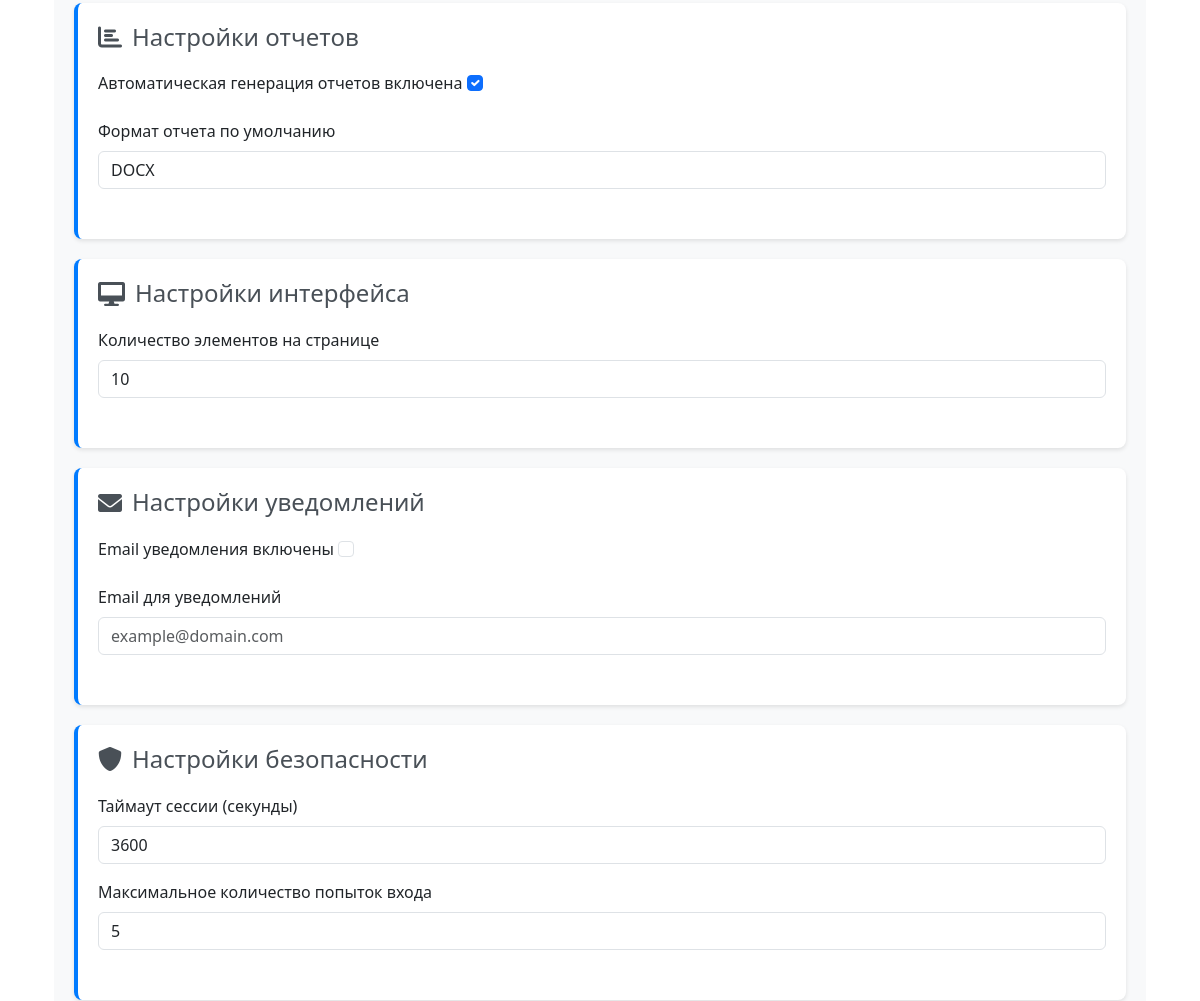
Page /users/admin/application-settings/ (signed in, middle part) on the earlier database version.
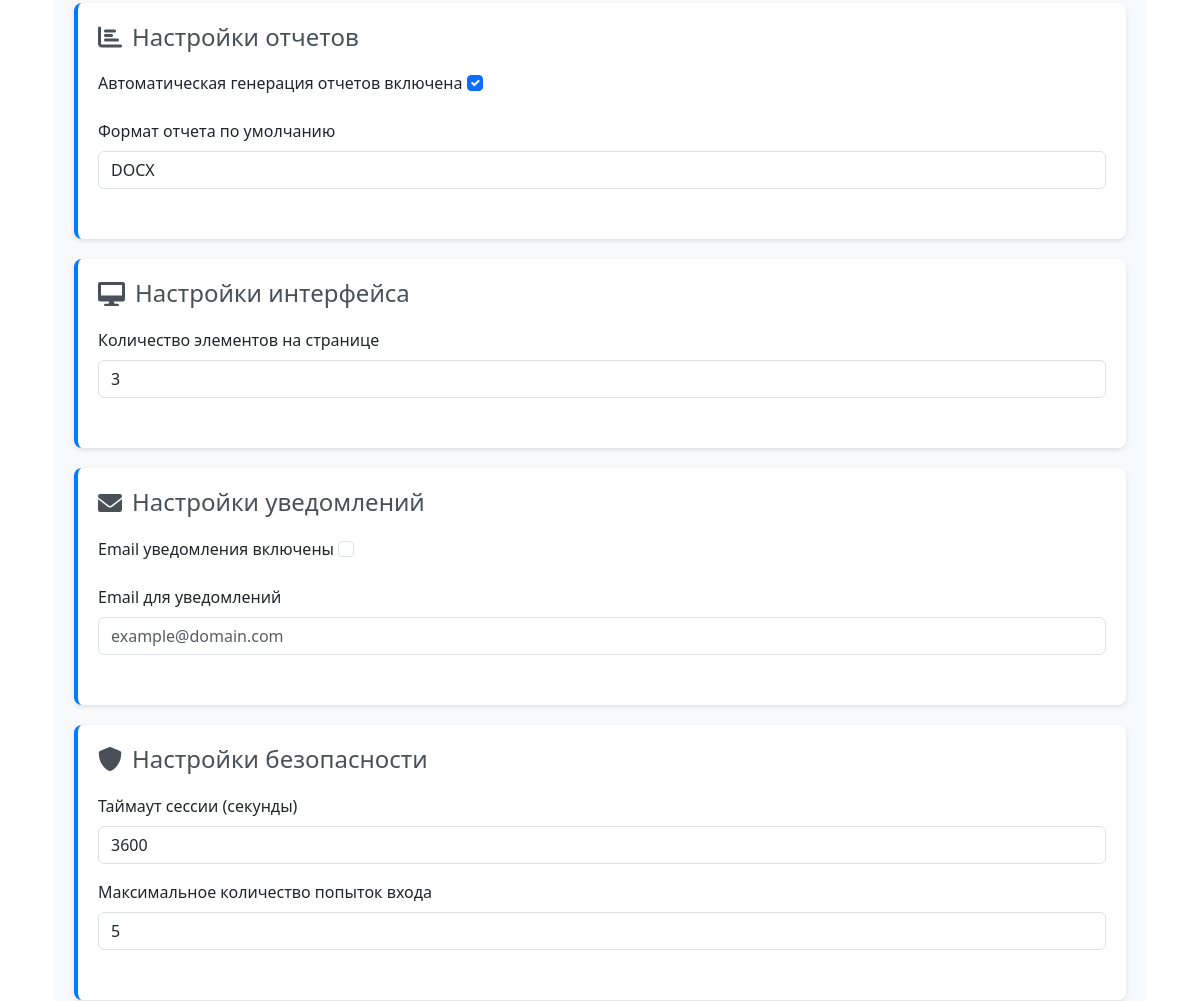
Same page on the later database version.
### settings/models.py (models this page shows, shortened)
class ApplicationSettings(models.Model):
    app_name = models.CharField(
        max_length=100,
        default='Document analyzer',
        verbose_name='Название приложения'
    )
    app_description = models.TextField(
        default='Система анализа документов',
        verbose_name='Описание приложения'
    )
    max_file_size = models.PositiveIntegerField(
        default=10485760,  # 10MB
        verbose_name='Максимальный размер файла (байты)'
    )
    allowed_file_types = models.TextField(
        default='docx,pdf',
        verbose_name='Разрешенные типы файлов (через запятую)'
    )
    auto_analysis_enabled = models.BooleanField(
        default=True,
        verbose_name='Автоматический анализ включен'
    )
    analysis_timeout = models.PositiveIntegerField(
        default=300,  # 5 минут
        verbose_name='Таймаут анализа (секунды)'
    )
    auto_reports_enabled = models.BooleanField(
        default=True,
        verbose_name='Автоматическая генерация отчетов включена'
    )
    default_report_format = models.CharField(
        max_length=10,
        choices=[('pdf', 'PDF'), ('docx', 'DOCX')],
        default='pdf',
        verbose_name='Формат отчета по умолчанию'
    )
    items_per_page = models.PositiveIntegerField(
        default=10,
        verbose_name='Количество элементов на странице'
    )
    email_notifications_enabled = models.BooleanField(
        default=False,
        verbose_name='Email уведомления включены'
    )
    notification_email = models.EmailField(
        blank=True,
        verbose_name='Email для уведомлений'
    )
    session_timeout = models.PositiveIntegerField(
        default=3600,  # 1 час
        verbose_name='Таймаут сессии (секунды)'
    )
    max_login_attempts = models.PositiveIntegerField(
        default=5,
        verbose_name='Максимальное количество попыток входа'
    )
    created_at = models.DateTimeField(auto_now_add=True, verbose_name='Создано')
    updated_at = models.DateTimeField(auto_now=True, verbose_name='Обновлено')
    updated_by = models.ForeignKey(
        User,
        on_delete=models.SET_NULL,
        null=True,
        blank=True,
        verbose_name='Обновлено пользователем'
    )
    class Meta:
        verbose_name = 'Настройки приложения'
        verbose_name_plural = 'Настройки приложения'
    @classmethod
    def get_settings(cls):
        settings, created = cls.objects.get_or_create(
            defaults={
                'app_name': 'Document analyzer',
                'app_description': 'Система анализа документов',
                'items_per_page': 10,
            }
        )
        return settings

### users/admin_views.py (the view, shortened to what this page needs)
# urls.py: path('admin/application-settings/', admin_views.AdminApplicationSettingsView.as_view(), name='admin_application_settings'),
class AdminApplicationSettingsView(AdminRequiredMixin, CreateView):
    model = ApplicationSettings
    form_class = ApplicationSettingsForm
    template_name = 'users/admin/application_settings.html'
    def get_object(self):
        return ApplicationSettings.get_settings()
    def get_form_kwargs(self):
        kwargs = super().get_form_kwargs()
        kwargs['instance'] = self.get_object()
        return kwargs
    def get_context_data(self, **kwargs):
        context = super().get_context_data(**kwargs)
        context['settings'] = self.get_object()
        return context

### users/admin_views.py (called while the page is built)
    def test_func(self):
        return self.request.user.is_authenticated and (
            self.request.user.is_superuser or
            self.request.user.role == 'admin'
        )

### templates/users/admin/application_settings.html (shortened to what this page needs)
{% extends 'users/admin/base.html' %}
{% load static %}
{% block content %}
<div class="container-fluid">
    <div class="row">
        <div class="col-12">
            <div class="settings-container">
                <form method="post">
                    <div class="settings-card">
                        <h4><i class="fas fa-chart-bar"></i> Настройки отчетов</h4>
                        <div class="form-section">
                            <div class="mb-3">
                                <label for="{{ form.auto_reports_enabled.id_for_label }}" class="form-label">
                                    {{ form.auto_reports_enabled.label }}
                                    {{ form.auto_reports_enabled }}
                                </label>
                            </div>
                            <div class="mb-3">
                                <label for="{{ form.default_report_format.id_for_label }}" class="form-label">{{ form.default_report_format.label }}</label>
                                {{ form.default_report_format }}
                            </div>
                        </div>
                    </div>
                    <div class="settings-card">
                        <h4><i class="fas fa-desktop"></i> Настройки интерфейса</h4>
                        <div class="form-section">
                            <div class="mb-3">
                                <label for="{{ form.items_per_page.id_for_label }}" class="form-label">{{ form.items_per_page.label }}</label>
                                {{ form.items_per_page }}
                            </div>
                        </div>
                    </div>
                    <div class="settings-card">
                        <h4><i class="fas fa-envelope"></i> Настройки уведомлений</h4>
                        <div class="form-section">
                            <div class="mb-3">
                                <label for="{{ form.email_notifications_enabled.id_for_label }}" class="form-label">
                                    {{ form.email_notifications_enabled.label }}
                                    {{ form.email_notifications_enabled }}
                                </label>
                            </div>
                            <div class="mb-3">
                                <label for="{{ form.notification_email.id_for_label }}" class="form-label">{{ form.notification_email.label }}</label>
                                {{ form.notification_email }}
                            </div>
                        </div>
                    </div>
                    <div class="settings-card">
                        <h4><i class="fas fa-shield-alt"></i> Настройки безопасности</h4>
                        <div class="form-section">
                            <div class="mb-3">
                                <label for="{{ form.session_timeout.id_for_label }}" class="form-label">{{ form.session_timeout.label }}</label>
                                {{ form.session_timeout }}
                            </div>
                            <div class="mb-3">
                                <label for="{{ form.max_login_attempts.id_for_label }}" class="form-label">{{ form.max_login_attempts.label }}</label>
                                {{ form.max_login_attempts }}
                            </div>
                        </div>
                    </div>
                </form>
            </div>
        </div>
    </div>
</div>
{% endblock %}

Differences in the rows shown:
changed ApplicationSettings "DOCX": items_per_page "10" → "3"
